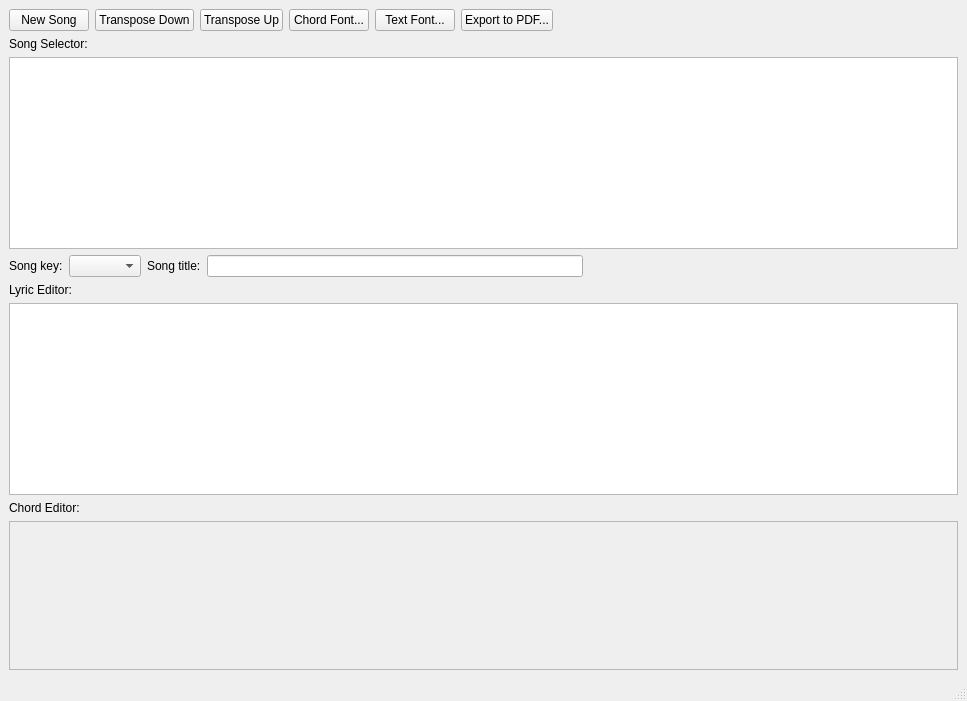
<?xml version="1.0" encoding="UTF-8"?>
<ui version="4.0">
 <class>MainWindow</class>
 <widget class="QMainWindow" name="MainWindow">
  <property name="geometry">
   <rect>
    <x>0</x>
    <y>0</y>
    <width>967</width>
    <height>701</height>
   </rect>
  </property>
  <property name="windowTitle">
   <string>MainWindow</string>
  </property>
  <widget class="QWidget" name="centralwidget">
   <layout class="QVBoxLayout" name="verticalLayout">
    <item>
     <layout class="QHBoxLayout" name="horizontalLayout_2" stretch="0,0,0,0,0,0,0">
      <item>
       <widget class="QPushButton" name="new_song_button">
        <property name="text">
         <string>New Song</string>
        </property>
       </widget>
      </item>
      <item>
       <widget class="QPushButton" name="transpose_down_button">
        <property name="text">
         <string>Transpose Down</string>
        </property>
       </widget>
      </item>
      <item>
       <widget class="QPushButton" name="transpose_up_button">
        <property name="text">
         <string>Transpose Up</string>
        </property>
       </widget>
      </item>
      <item>
       <widget class="QPushButton" name="chord_font_button">
        <property name="text">
         <string>Chord Font...</string>
        </property>
       </widget>
      </item>
      <item>
       <widget class="QPushButton" name="text_font_button">
        <property name="text">
         <string>Text Font...</string>
        </property>
       </widget>
      </item>
      <item>
       <widget class="QPushButton" name="export_pdf_button">
        <property name="text">
         <string>Export to PDF...</string>
        </property>
       </widget>
      </item>
      <item>
       <spacer name="horizontalSpacer">
        <property name="orientation">
         <enum>Qt::Horizontal</enum>
        </property>
        <property name="sizeHint" stdset="0">
         <size>
          <width>40</width>
          <height>20</height>
         </size>
        </property>
       </spacer>
      </item>
     </layout>
    </item>
    <item>
     <widget class="QLabel" name="label_3">
      <property name="text">
       <string>Song Selector:</string>
      </property>
     </widget>
    </item>
    <item>
     <widget class="QTableView" name="songs_view"/>
    </item>
    <item>
     <layout class="QHBoxLayout" name="horizontalLayout_3" stretch="0,0,0,0,0">
      <item>
       <widget class="QLabel" name="label_5">
        <property name="text">
         <string>Song key:</string>
        </property>
       </widget>
      </item>
      <item>
       <widget class="QComboBox" name="song_key_menu"/>
      </item>
      <item>
       <widget class="QLabel" name="label_4">
        <property name="text">
         <string>Song title:</string>
        </property>
       </widget>
      </item>
      <item>
       <widget class="QLineEdit" name="song_title_ef"/>
      </item>
      <item>
       <spacer name="horizontalSpacer_2">
        <property name="orientation">
         <enum>Qt::Horizontal</enum>
        </property>
        <property name="sizeHint" stdset="0">
         <size>
          <width>40</width>
          <height>20</height>
         </size>
        </property>
       </spacer>
      </item>
     </layout>
    </item>
    <item>
     <widget class="QLabel" name="label">
      <property name="text">
       <string>Lyric Editor:</string>
      </property>
     </widget>
    </item>
    <item>
     <widget class="QPlainTextEdit" name="song_text_edit"/>
    </item>
    <item>
     <widget class="QLabel" name="label_2">
      <property name="text">
       <string>Chord Editor:</string>
      </property>
     </widget>
    </item>
    <item>
     <widget class="QScrollArea" name="chord_scroll_area">
      <property name="widgetResizable">
       <bool>true</bool>
      </property>
      <widget class="QWidget" name="scrollAreaWidgetContents">
       <property name="geometry">
        <rect>
         <x>0</x>
         <y>0</y>
         <width>947</width>
         <height>94</height>
        </rect>
       </property>
      </widget>
     </widget>
    </item>
   </layout>
  </widget>
  <widget class="QMenuBar" name="menubar">
   <property name="geometry">
    <rect>
     <x>0</x>
     <y>0</y>
     <width>967</width>
     <height>25</height>
    </rect>
   </property>
  </widget>
  <widget class="QStatusBar" name="statusbar"/>
 </widget>
 <resources/>
 <connections/>
</ui>
